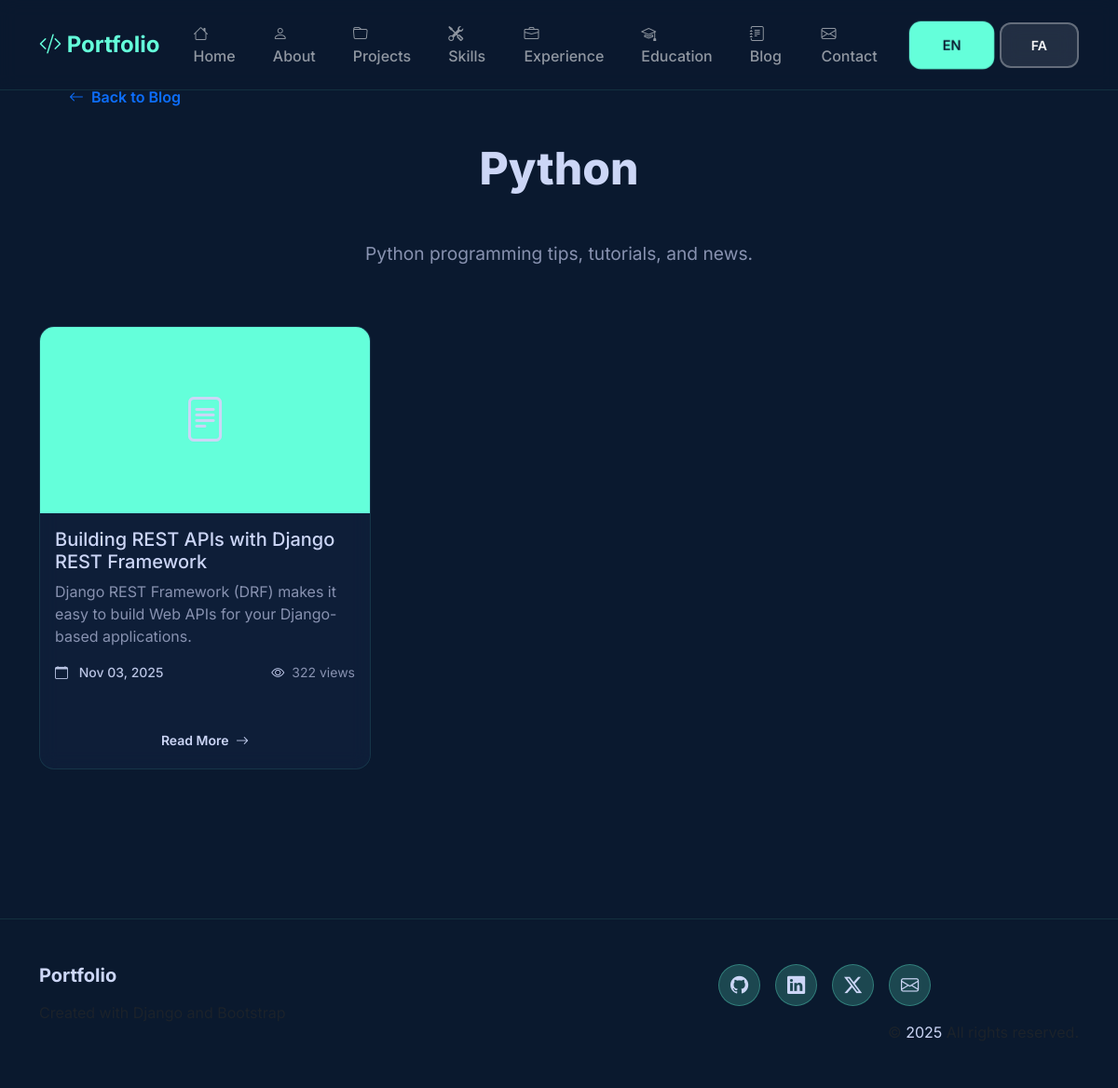
/blog/category/python/, run on an earlier commit of the app's database.
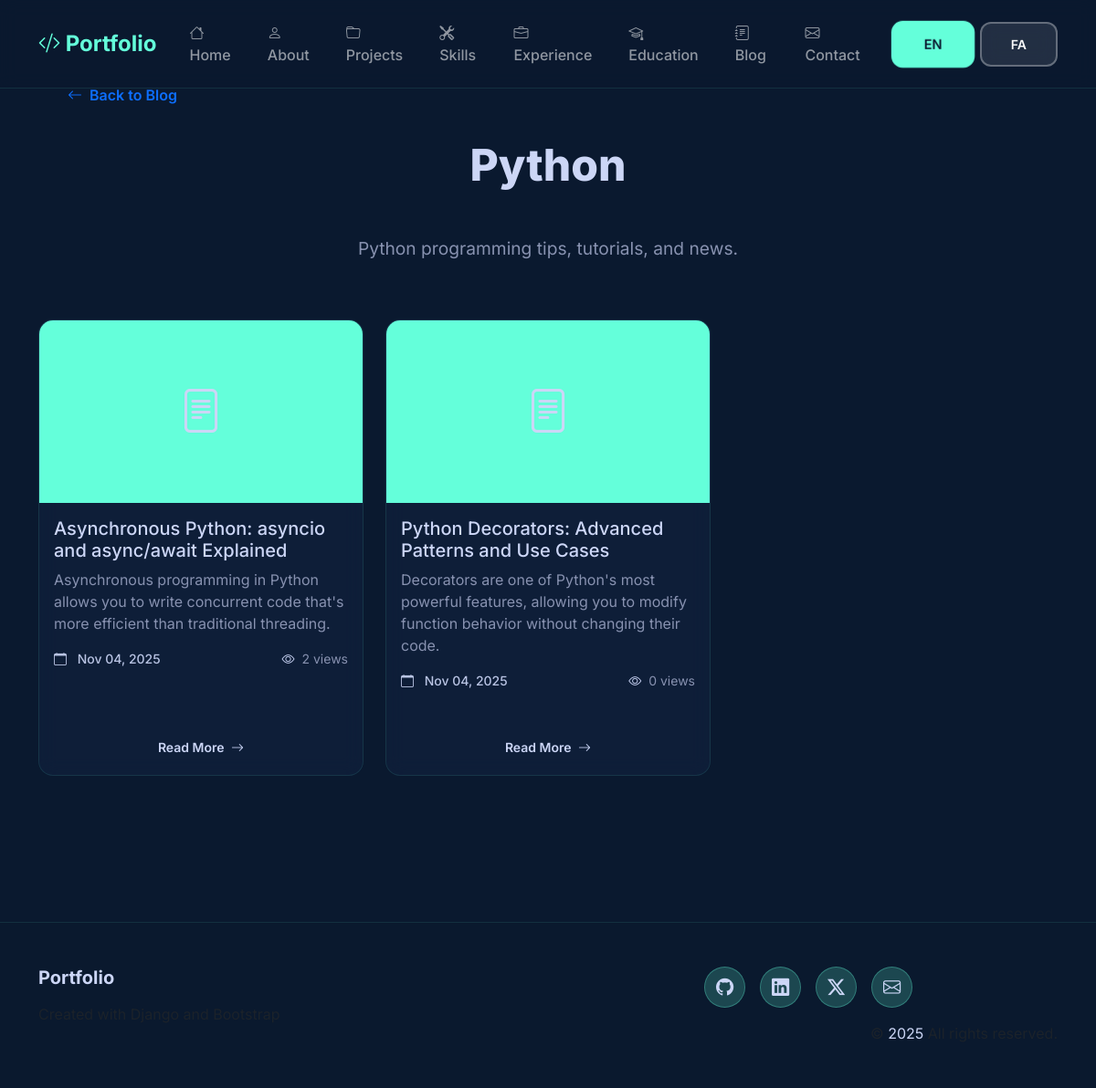
And on a later commit of the database.
### blog/models.py (models this page shows, shortened)
class Category(models.Model):
    name_en = models.CharField(max_length=100, verbose_name=_('Name (English)'))
    name_fa = models.CharField(max_length=100, blank=True, verbose_name=_('Name (Persian)'))
    slug = models.SlugField(max_length=100, unique=True, blank=True, verbose_name=_('Slug'))
    description_en = models.TextField(blank=True, verbose_name=_('Description (English)'))
    description_fa = models.TextField(blank=True, verbose_name=_('Description (Persian)'))
    class Meta:
        verbose_name = _('Category')
        verbose_name_plural = _('Categories')
        ordering = ['name_en']
    def get_name(self, language=None):
        from django.utils.translation import get_language
        if language is None:
            language = get_language()
        return self.name_fa if language == 'fa' and self.name_fa else self.name_en
    def get_description(self, language=None):
        from django.utils.translation import get_language
        if language is None:
            language = get_language()
        return self.description_fa if language == 'fa' and self.description_fa else self.description_en

class BlogPost(models.Model):
    title_en = models.CharField(max_length=200, verbose_name=_('Title (English)'))
    title_fa = models.CharField(max_length=200, blank=True, verbose_name=_('Title (Persian)'))
    slug = models.SlugField(max_length=200, unique=True, blank=True, verbose_name=_('Slug'))
    content_en = models.TextField(verbose_name=_('Content (English)'))
    content_fa = models.TextField(blank=True, verbose_name=_('Content (Persian)'))
    featured_image = models.ImageField(upload_to='blog/', blank=True, null=True, verbose_name=_('Featured Image'))
    author = models.ForeignKey(User, on_delete=models.CASCADE, verbose_name=_('Author'))
    category = models.ForeignKey(Category, on_delete=models.SET_NULL, null=True, blank=True, verbose_name=_('Category'))
    published = models.BooleanField(default=False, verbose_name=_('Published'))
    created_at = models.DateTimeField(auto_now_add=True, verbose_name=_('Created At'))
    updated_at = models.DateTimeField(auto_now=True, verbose_name=_('Updated At'))
    views = models.IntegerField(default=0, verbose_name=_('Views'))
    class Meta:
        verbose_name = _('Blog Post')
        verbose_name_plural = _('Blog Posts')
        ordering = ['-created_at']
    def get_title(self, language=None):
        from django.utils.translation import get_language
        if language is None:
            language = get_language()
        return self.title_fa if language == 'fa' and self.title_fa else self.title_en
    def get_content(self, language=None):
        from django.utils.translation import get_language
        if language is None:
            language = get_language()
        return self.content_fa if language == 'fa' and self.content_fa else self.content_en

### blog/views.py (the view)
# urls.py: path('category/<slug:slug>/', views.blog_category, name='blog_category'),
def blog_category(request, slug):
    language = get_language()
    category = get_object_or_404(Category, slug=slug)
    posts = BlogPost.objects.filter(category=category, published=True)
    paginator = Paginator(posts, 6)
    page_number = request.GET.get('page')
    page_obj = paginator.get_page(page_number)
    categories = Category.objects.all()
    context = {
        'category': category,
        'page_obj': page_obj,
        'posts': page_obj,
        'categories': categories,
        'language': language,
    }
    return render(request, 'blog/blog_category.html', context)

### portfolio/context_processors.py (called while the page is built)
def language_context(request):
    return {
        'CURRENT_LANGUAGE': get_language(),
    }

### portfolio/templatetags/portfolio_tags.py (called while the page is built)
@register.simple_tag(takes_context=True)
def change_language(context, lang_code):
    request = context.get('request')
    if not request:
        return '/'
    current_path = request.path_info
    for lang, _ in settings.LANGUAGES:
        if current_path.startswith(f'/{lang}/'):
            current_path = current_path[len(f'/{lang}'):]
            break
        elif current_path == f'/{lang}':
            current_path = '/'
            break
    if not current_path.startswith('/'):
        current_path = '/' + current_path
    default_lang = settings.LANGUAGE_CODE
    if lang_code != default_lang:
        new_path = f'/{lang_code}{current_path}'
    else:
        new_path = current_path
    return new_path

### blog/templates/blog/blog_category.html (shortened to what this page needs)
{% extends 'base.html' %}
{% load i18n %}
{% load portfolio_tags %}
{% get_current_language as LANGUAGE_CODE %}
{% block content %}
<section class="section">
    <div class="container">
        <a href="{% url 'blog_list' %}" class="btn btn-outline-primary mb-4" data-aos="fade-right">
            <i class="bi bi-arrow-left me-2"></i>{% trans 'Back to Blog' %}
        </a>
        <h2 class="section-title" data-aos="fade-up">{{ category.get_name }}</h2>
        {% if category.get_description %}
        <p class="section-subtitle" data-aos="fade-up" data-aos-delay="100">{{ category.get_description }}</p>
        {% endif %}
        <div class="row g-4">
            {% for post in page_obj %}
            <div class="col-md-6 col-lg-4" data-aos="fade-up" data-aos-delay="{{ forloop.counter0|add:'100' }}">
                <div class="card h-100">
                    {% if post.featured_image %}
                    <img src="{{ post.featured_image.url }}" class="card-img-top"
                         alt="{{ post.get_title }}" style="height: 200px; object-fit: cover;">
                    {% else %}
                    <div class="card-img-top bg-gradient-primary d-flex align-items-center justify-content-center"
                         style="height: 200px;">
                        <i class="bi bi-file-text" style="font-size: 3rem; color: rgba(255,255,255,0.5);"></i>
                    </div>
                    {% endif %}
                    <div class="card-body">
                        <h5 class="card-title">{{ post.get_title }}</h5>
                        <p class="card-text text-muted">{{ post.get_content|truncatewords:20 }}</p>
                        <div class="d-flex justify-content-between align-items-center mb-3">
                            <small class="blog-date">
                                <i class="bi bi-calendar"></i>
                                {% if LANGUAGE_CODE == 'fa' %}
                                    {{ post.created_at|jalali_date:"%d %B %Y" }}
                                {% else %}
                                    {{ post.created_at|date:"M d, Y" }}
                                {% endif %}
                            </small>
                            <small class="text-muted blog-views">
                                <i class="bi bi-eye"></i>{{ post.views }} {% trans 'views' %}
                            </small>
                        </div>
                    </div>
                    <div class="card-footer bg-transparent border-top-0">
                        <a href="{% url 'blog_detail' post.slug %}" class="btn btn-sm btn-outline-primary w-100">
                            {% trans 'Read More' %} <i class="bi bi-arrow-right ms-1"></i>
                        </a>
                    </div>
                </div>
            </div>
            {% empty %}
            <div class="col-12 text-center">
                <p class="text-muted">{% trans 'No posts found in this category.' %}</p>
            </div>
            {% endfor %}
        </div>
    </div>
</section>
{% endblock %}

### templates/base.html (shortened to what this page needs)
{% load static i18n portfolio_tags %}
{% get_current_language as LANGUAGE_CODE %}
<!DOCTYPE html>
<html lang="{{ LANGUAGE_CODE }}" dir="{% if LANGUAGE_CODE == 'fa' %}rtl{% else %}ltr{% endif %}">
<head>
    <link href="https://cdn.jsdelivr.net/npm/bootstrap@5.3.2/dist/css/bootstrap.min.css" rel="stylesheet">
    <link href="https://cdn.jsdelivr.net/npm/bootstrap-icons@1.11.3/font/bootstrap-icons.css" rel="stylesheet">
    <link href="https://unpkg.com/aos@2.3.1/dist/aos.css" rel="stylesheet">
    <link rel="stylesheet" href="{% static 'css/style.css' %}">
</head>
<body>
    <nav id="mainNav" class="navbar navbar-expand-lg navbar-dark fixed-top">
        <div class="container">
            <a class="navbar-brand fw-bold brand-text" href="{% url 'home' %}">
                <span class="brand-icon"><i class="bi bi-code-slash"></i></span>
                <span>{% trans 'Portfolio' %}</span>
            </a>
            <div class="collapse navbar-collapse" id="navbarContent">
                <ul class="navbar-nav ms-auto mb-2 mb-lg-0">
                    <li class="nav-item"><a class="nav-link" href="{% url 'home' %}"><i class="bi bi-house"></i>{% trans 'Home' %}</a></li>
                    <li class="nav-item"><a class="nav-link" href="{% url 'about' %}"><i class="bi bi-person"></i>{% trans 'About' %}</a></li>
                    <li class="nav-item"><a class="nav-link" href="{% url 'projects' %}"><i class="bi bi-folder"></i>{% trans 'Projects' %}</a></li>
                    <li class="nav-item"><a class="nav-link" href="{% url 'skills' %}"><i class="bi bi-tools"></i>{% trans 'Skills' %}</a></li>
                    <li class="nav-item"><a class="nav-link" href="{% url 'experience' %}"><i class="bi bi-briefcase"></i>{% trans 'Experience' %}</a></li>
                    <li class="nav-item"><a class="nav-link" href="{% url 'education' %}"><i class="bi bi-mortarboard"></i>{% trans 'Education' %}</a></li>
                    <li class="nav-item"><a class="nav-link" href="{% url 'blog_list' %}"><i class="bi bi-journal-text"></i>{% trans 'Blog' %}</a></li>
                    <li class="nav-item"><a class="nav-link" href="{% url 'contact' %}"><i class="bi bi-envelope"></i>{% trans 'Contact' %}</a></li>
                </ul>
                <div class="d-flex gap-2 ms-3 language-switcher">
                    {% for lang_code, lang_name in LANGUAGES %}
                    <a class="btn btn-sm btn-outline-light {% if lang_code == LANGUAGE_CODE %}active{% endif %}"
                       href="{% change_language lang_code %}">
                        {{ lang_code|upper }}
                    </a>
                    {% endfor %}
                </div>
            </div>
        </div>
    </nav>
    <main>
        {% block content %}{% endblock %}
    </main>
    <footer class="footer-section">
        <div class="container py-5">
            <div class="row">
                <div class="col-md-6 mb-4 mb-md-0">
                    <h5 class="fw-bold mb-3">{% trans 'Portfolio' %}</h5>
                    <p class="text-muted">{% trans 'Created with Django and Bootstrap' %}</p>
                </div>
                <div class="col-md-6 text-md-end">
                    <div class="social-links mb-3">
                        <a href="https://github.com/cloner7575" class="social-link" aria-label="{% trans 'GitHub' %}"><i class="bi bi-github"></i></a>
                        <a href="https://www.linkedin.com/in/mohammad-zare-5b3630154/" class="social-link" aria-label="{% trans 'LinkedIn' %}"><i class="bi bi-linkedin"></i></a>
                        <a href="#" class="social-link" aria-label="{% trans 'Twitter' %}"><i class="bi bi-twitter-x"></i></a>
                        <a href="mrzjkb1375@gmail.com" class="social-link" aria-label="{% trans 'Email' %}"><i class="bi bi-envelope"></i></a>
                    </div>
                    <p class="text-muted mb-0">&copy; <span id="year"></span> {% trans 'All rights reserved' %}.</p>
                </div>
            </div>
        </div>
    </footer>
</body>
</html>

### blog/templates/blog/blog_category.html (style rules this page uses)
.bg-gradient-primary { background: linear-gradient(135deg, var(--purple-600), var(--purple-400)); }

What changed in the data, as far as the page shows it:
no longer on this page (row edited): BlogPost: get_title "Building REST APIs with Django REST Framework", get_content "Django REST Framework (DRF) makes it easy to build Web APIs for your Django-based applications.", created_at "Nov 03, 2025", views "322"
added BlogPost: get_title "Asynchronous Python: asyncio and async/await Explained", get_content "Asynchronous programming in Python allows you to write concurrent code that's more efficient than traditional threading.", created_at "Nov 04, 2025", views "2"
added BlogPost: get_title "Python Decorators: Advanced Patterns and Use Cases", get_content "Decorators are one of Python's most powerful features, allowing you to modify function behavior without changing their code.", created_at "Nov 04, 2025", views "0"
